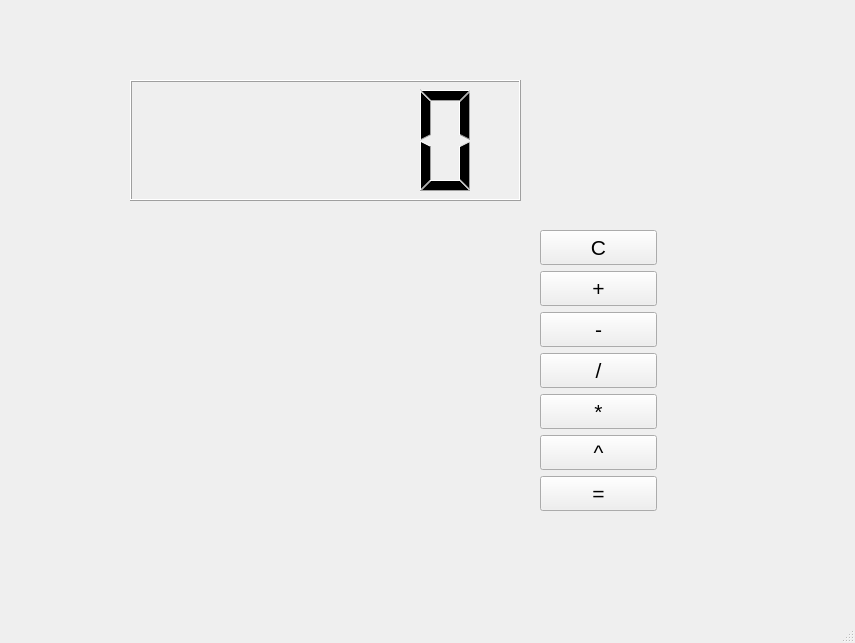
<?xml version="1.0" encoding="UTF-8"?>
<ui version="4.0">
 <class>MainWindow</class>
 <widget class="QMainWindow" name="MainWindow">
  <property name="geometry">
   <rect>
    <x>0</x>
    <y>0</y>
    <width>855</width>
    <height>643</height>
   </rect>
  </property>
  <property name="windowTitle">
   <string>MainWindow</string>
  </property>
  <widget class="QWidget" name="centralwidget">
   <widget class="QLCDNumber" name="lcd">
    <property name="geometry">
     <rect>
      <x>130</x>
      <y>80</y>
      <width>391</width>
      <height>121</height>
     </rect>
    </property>
   </widget>
   <widget class="QWidget" name="gridLayoutWidget">
    <property name="geometry">
     <rect>
      <x>130</x>
      <y>230</y>
      <width>391</width>
      <height>281</height>
     </rect>
    </property>
    <layout class="QGridLayout" name="gridLayout"/>
   </widget>
   <widget class="QWidget" name="gridLayoutWidget_2">
    <property name="geometry">
     <rect>
      <x>540</x>
      <y>230</y>
      <width>117</width>
      <height>281</height>
     </rect>
    </property>
    <layout class="QGridLayout" name="gridLayout_2">
     <item row="1" column="0">
      <widget class="QPushButton" name="reset">
       <property name="sizePolicy">
        <sizepolicy hsizetype="Minimum" vsizetype="Expanding">
         <horstretch>0</horstretch>
         <verstretch>0</verstretch>
        </sizepolicy>
       </property>
       <property name="font">
        <font>
         <pointsize>16</pointsize>
        </font>
       </property>
       <property name="text">
        <string>C</string>
       </property>
      </widget>
     </item>
     <item row="5" column="0">
      <widget class="QPushButton" name="multypli">
       <property name="sizePolicy">
        <sizepolicy hsizetype="Minimum" vsizetype="Expanding">
         <horstretch>0</horstretch>
         <verstretch>0</verstretch>
        </sizepolicy>
       </property>
       <property name="font">
        <font>
         <pointsize>16</pointsize>
        </font>
       </property>
       <property name="text">
        <string>*</string>
       </property>
      </widget>
     </item>
     <item row="2" column="0">
      <widget class="QPushButton" name="plus">
       <property name="sizePolicy">
        <sizepolicy hsizetype="Minimum" vsizetype="Expanding">
         <horstretch>0</horstretch>
         <verstretch>0</verstretch>
        </sizepolicy>
       </property>
       <property name="font">
        <font>
         <pointsize>16</pointsize>
        </font>
       </property>
       <property name="text">
        <string>+</string>
       </property>
      </widget>
     </item>
     <item row="4" column="0">
      <widget class="QPushButton" name="division">
       <property name="sizePolicy">
        <sizepolicy hsizetype="Minimum" vsizetype="Expanding">
         <horstretch>0</horstretch>
         <verstretch>0</verstretch>
        </sizepolicy>
       </property>
       <property name="font">
        <font>
         <pointsize>16</pointsize>
        </font>
       </property>
       <property name="text">
        <string>/</string>
       </property>
      </widget>
     </item>
     <item row="6" column="0">
      <widget class="QPushButton" name="power">
       <property name="sizePolicy">
        <sizepolicy hsizetype="Minimum" vsizetype="Expanding">
         <horstretch>0</horstretch>
         <verstretch>0</verstretch>
        </sizepolicy>
       </property>
       <property name="font">
        <font>
         <pointsize>16</pointsize>
        </font>
       </property>
       <property name="text">
        <string>^</string>
       </property>
      </widget>
     </item>
     <item row="7" column="0">
      <widget class="QPushButton" name="result">
       <property name="sizePolicy">
        <sizepolicy hsizetype="Minimum" vsizetype="Expanding">
         <horstretch>0</horstretch>
         <verstretch>0</verstretch>
        </sizepolicy>
       </property>
       <property name="font">
        <font>
         <pointsize>16</pointsize>
        </font>
       </property>
       <property name="text">
        <string>=</string>
       </property>
      </widget>
     </item>
     <item row="3" column="0">
      <widget class="QPushButton" name="sub">
       <property name="sizePolicy">
        <sizepolicy hsizetype="Minimum" vsizetype="Expanding">
         <horstretch>0</horstretch>
         <verstretch>0</verstretch>
        </sizepolicy>
       </property>
       <property name="font">
        <font>
         <pointsize>16</pointsize>
        </font>
       </property>
       <property name="text">
        <string>-</string>
       </property>
      </widget>
     </item>
    </layout>
   </widget>
  </widget>
  <widget class="QMenuBar" name="menubar">
   <property name="geometry">
    <rect>
     <x>0</x>
     <y>0</y>
     <width>855</width>
     <height>21</height>
    </rect>
   </property>
  </widget>
  <widget class="QStatusBar" name="statusbar"/>
 </widget>
 <resources/>
 <connections/>
</ui>
